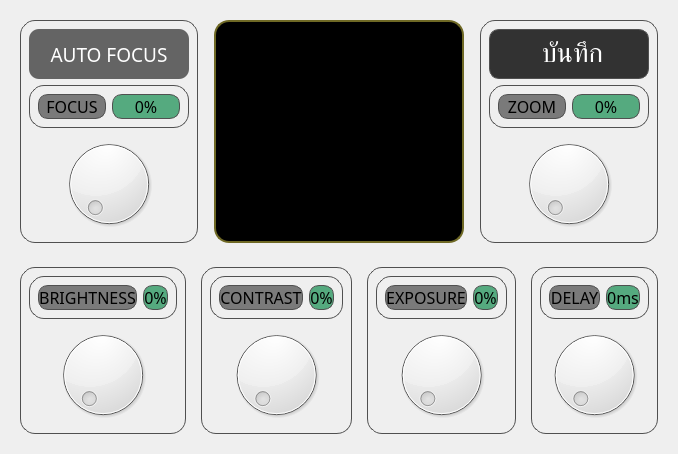
         <widget class="QWidget" name="camera_setting_page">
          <layout class="QVBoxLayout" name="verticalLayout_18">
           <item>
            <widget class="QWidget" name="widget_20" native="true">
             <layout class="QHBoxLayout" name="horizontalLayout_17">
              <item>
               <widget class="QWidget" name="cameraFocusWidget" native="true">
                <property name="styleSheet">
                 <string notr="true">border: solid;
border-width: 1px;
border-color: rgb(80, 80, 80);
border-radius: 15px;</string>
                </property>
                <layout class="QVBoxLayout" name="verticalLayout_9">
                 <item>
                  <widget class="QPushButton" name="cameraAutoFocus">
                   <property name="minimumSize">
                    <size>
                     <width>0</width>
                     <height>50</height>
                    </size>
                   </property>
                   <property name="maximumSize">
                    <size>
                     <width>16777215</width>
                     <height>50</height>
                    </size>
                   </property>
                   <property name="font">
                    <font>
                     <family>Kanit</family>
                     <pointsize>14</pointsize>
                    </font>
                   </property>
                   <property name="styleSheet">
                    <string notr="true">QPushButton {
	background-color: rgb(100, 100, 100);
	color: rgb(161, 161, 161);
	color: white;
	text-align: center;
	height: 30px;
	border: none;
	border-radius: 10px;
	padding: 15px;
}

QPushButton:checked {
	background-color: rgb(50, 50, 50);
}</string>
                   </property>
                   <property name="text">
                    <string>AUTO FOCUS</string>
                   </property>
                   <property name="checkable">
                    <bool>true</bool>
                   </property>
                   <property name="checked">
                    <bool>false</bool>
                   </property>
                  </widget>
                 </item>
                 <item>
                  <widget class="QWidget" name="cameraFocusWidget2" native="true">
                   <property name="maximumSize">
                    <size>
                     <width>16777215</width>
                     <height>50</height>
                    </size>
                   </property>
                   <layout class="QHBoxLayout" name="horizontalLayout_8">
                    <item>
                     <widget class="QLabel" name="cameraFocusLabel">
                      <property name="font">
                       <font>
                        <family>Kanit</family>
                        <pointsize>12</pointsize>
                        <bold>false</bold>
                       </font>
                      </property>
                      <property name="styleSheet">
                       <string notr="true">background-color: rgb(122, 122, 122);
border-radius: 10px;</string>
                      </property>
                      <property name="text">
                       <string>FOCUS</string>
                      </property>
                      <property name="alignment">
                       <set>Qt::AlignmentFlag::AlignCenter</set>
                      </property>
                     </widget>
                    </item>
                    <item>
                     <widget class="QLabel" name="cameraFocusValue">
                      <property name="font">
                       <font>
                        <family>Kanit</family>
                        <pointsize>12</pointsize>
                        <bold>false</bold>
                       </font>
                      </property>
                      <property name="styleSheet">
                       <string notr="true">border-radius: 10px;
background-color: rgb(85, 170, 127);</string>
                      </property>
                      <property name="text">
                       <string>0%</string>
                      </property>
                      <property name="alignment">
                       <set>Qt::AlignmentFlag::AlignCenter</set>
                      </property>
                     </widget>
                    </item>
                   </layout>
                  </widget>
                 </item>
                 <item>
                  <widget class="QDial" name="cameraFocus">
                   <property name="maximum">
                    <number>255</number>
                   </property>
                  </widget>
                 </item>
                </layout>
               </widget>
              </item>
              <item>
               <widget class="QWidget" name="camera_monitor_widget" native="true">
                <layout class="QVBoxLayout" name="verticalLayout_19">
                 <property name="spacing">
                  <number>0</number>
                 </property>
                 <property name="leftMargin">
                  <number>10</number>
                 </property>
                 <property name="topMargin">
                  <number>0</number>
                 </property>
                 <property name="rightMargin">
                  <number>10</number>
                 </property>
                 <property name="bottomMargin">
                  <number>0</number>
                 </property>
                 <item>
                  <widget class="QLabel" name="camera_setting_monitor">
                   <property name="minimumSize">
                    <size>
                     <width>250</width>
                     <height>0</height>
                    </size>
                   </property>
                   <property name="maximumSize">
                    <size>
                     <width>450</width>
                     <height>350</height>
                    </size>
                   </property>
                   <property name="styleSheet">
                    <string notr="true">QLabel {
	border: solid;
	border-width: 2px;
	border-color: rgb(111, 105, 37);
	border-radius: 15px;
	padding: 10px;
	background-color: rgb(0, 0, 0);
}
</string>
                   </property>
                   <property name="text">
                    <string/>
                   </property>
                   <property name="pixmap">
                    <pixmap resource="resource.qrc">:/assets/icon/picture_default.png</pixmap>
                   </property>
                   <property name="scaledContents">
                    <bool>true</bool>
                   </property>
                  </widget>
                 </item>
                </layout>
               </widget>
              </item>
              <item>
               <widget class="QWidget" name="cameraZoomWidget" native="true">
                <property name="styleSheet">
                 <string notr="true">border: solid;
border-width: 1px;
border-color: rgb(80, 80, 80);
border-radius: 15px;</string>
                </property>
                <layout class="QVBoxLayout" name="verticalLayout_17">
                 <item>
                  <widget class="QPushButton" name="save_camera_setting">
                   <property name="minimumSize">
                    <size>
                     <width>0</width>
                     <height>50</height>
                    </size>
                   </property>
                   <property name="maximumSize">
                    <size>
                     <width>16777215</width>
                     <height>50</height>
                    </size>
                   </property>
                   <property name="font">
                    <font>
                     <family>Kanit</family>
                     <pointsize>20</pointsize>
                     <italic>false</italic>
                     <fontweight>Medium</fontweight>
                    </font>
                   </property>
                   <property name="styleSheet">
                    <string notr="true">QPushButton {
	background-color: rgb(50, 50, 50);
	color: rgb(255, 255, 255);
	border-radius: 10px;
}

QPushButton:pressed {
	background-color: rgb(100, 100, 100);
}
</string>
                   </property>
                   <property name="text">
                    <string> บันทึก</string>
                   </property>
                   <property name="icon">
                    <iconset resource="resource.qrc">
                     <normaloff>:/assets/icon/save.png</normaloff>:/assets/icon/save.png</iconset>
                   </property>
                   <property name="iconSize">
                    <size>
                     <width>30</width>
                     <height>30</height>
                    </size>
                   </property>
                  </widget>
                 </item>
                 <item>
                  <widget class="QWidget" name="cameraZoomWidget2" native="true">
                   <property name="maximumSize">
                    <size>
                     <width>16777215</width>
                     <height>50</height>
                    </size>
                   </property>
                   <layout class="QHBoxLayout" name="horizontalLayout_13">
                    <item>
                     <widget class="QLabel" name="cameraZoomLabel">
                      <property name="font">
                       <font>
                        <family>Kanit</family>
                        <pointsize>12</pointsize>
                        <bold>false</bold>
                       </font>
                      </property>
                      <property name="styleSheet">
                       <string notr="true">background-color: rgb(122, 122, 122);
border-radius: 10px;</string>
                      </property>
                      <property name="text">
                       <string>ZOOM</string>
                      </property>
                      <property name="alignment">
                       <set>Qt::AlignmentFlag::AlignCenter</set>
                      </property>
                     </widget>
                    </item>
                    <item>
                     <widget class="QLabel" name="cameraZoomValue">
                      <property name="font">
                       <font>
                        <family>Kanit</family>
                        <pointsize>12</pointsize>
                        <bold>false</bold>
                       </font>
                      </property>
                      <property name="styleSheet">
                       <string notr="true">border-radius: 10px;
background-color: rgb(85, 170, 127);</string>
                      </property>
                      <property name="text">
                       <string>0%</string>
                      </property>
                      <property name="alignment">
                       <set>Qt::AlignmentFlag::AlignCenter</set>
                      </property>
                     </widget>
                    </item>
                   </layout>
                  </widget>
                 </item>
                 <item>
                  <widget class="QDial" name="cameraZoom">
                   <property name="minimum">
                    <number>100</number>
                   </property>
                   <property name="maximum">
                    <number>500</number>
                   </property>
                  </widget>
                 </item>
                </layout>
               </widget>
              </item>
             </layout>
            </widget>
           </item>
           <item>
            <widget class="QWidget" name="widget_19" native="true">
             <layout class="QHBoxLayout" name="horizontalLayout_16">
              <property name="spacing">
               <number>15</number>
              </property>
              <item>
               <widget class="QWidget" name="cameraBrightnessWidget" native="true">
                <property name="styleSheet">
                 <string notr="true">border: solid;
border-width: 1px;
border-color: rgb(80, 80, 80);
border-radius: 15px;</string>
                </property>
                <layout class="QVBoxLayout" name="verticalLayout_10">
                 <item>
                  <widget class="QWidget" name="cameraBrightnessWidget2" native="true">
                   <property name="maximumSize">
                    <size>
                     <width>16777215</width>
                     <height>50</height>
                    </size>
                   </property>
                   <layout class="QHBoxLayout" name="horizontalLayout_9">
                    <item>
                     <widget class="QLabel" name="cameraBrightnessLabel">
                      <property name="font">
                       <font>
                        <family>Kanit</family>
                        <pointsize>12</pointsize>
                        <bold>false</bold>
                       </font>
                      </property>
                      <property name="styleSheet">
                       <string notr="true">background-color: rgb(122, 122, 122);
border-radius: 10px;</string>
                      </property>
                      <property name="text">
                       <string>BRIGHTNESS</string>
                      </property>
                      <property name="alignment">
                       <set>Qt::AlignmentFlag::AlignCenter</set>
                      </property>
                     </widget>
                    </item>
                    <item>
                     <widget class="QLabel" name="cameraBrightnessValue">
                      <property name="font">
                       <font>
                        <family>Kanit</family>
                        <pointsize>12</pointsize>
                        <bold>false</bold>
                       </font>
                      </property>
                      <property name="styleSheet">
                       <string notr="true">border-radius: 10px;
background-color: rgb(85, 170, 127);</string>
                      </property>
                      <property name="text">
                       <string>0%</string>
                      </property>
                      <property name="alignment">
                       <set>Qt::AlignmentFlag::AlignCenter</set>
                      </property>
                     </widget>
                    </item>
                   </layout>
                  </widget>
                 </item>
                 <item>
                  <widget class="QDial" name="cameraBrightness">
                   <property name="maximum">
                    <number>255</number>
                   </property>
                  </widget>
                 </item>
                </layout>
               </widget>
              </item>
              <item>
               <widget class="QWidget" name="cameraContrastWidget" native="true">
                <property name="styleSheet">
                 <string notr="true">border: solid;
border-width: 1px;
border-color: rgb(80, 80, 80);
border-radius: 15px;</string>
                </property>
                <layout class="QVBoxLayout" name="verticalLayout_12">
                 <item>
                  <widget class="QWidget" name="cameraContrastWidget2" native="true">
                   <property name="maximumSize">
                    <size>
                     <width>16777215</width>
                     <height>50</height>
                    </size>
                   </property>
                   <layout class="QHBoxLayout" name="horizontalLayout_10">
                    <item>
                     <widget class="QLabel" name="cameraContrastLabel">
                      <property name="font">
                       <font>
                        <family>Kanit</family>
                        <pointsize>12</pointsize>
                        <bold>false</bold>
                       </font>
                      </property>
                      <property name="styleSheet">
                       <string notr="true">background-color: rgb(122, 122, 122);
border-radius: 10px;</string>
                      </property>
                      <property name="text">
                       <string>CONTRAST</string>
                      </property>
                      <property name="alignment">
                       <set>Qt::AlignmentFlag::AlignCenter</set>
                      </property>
                     </widget>
                    </item>
                    <item>
                     <widget class="QLabel" name="cameraContrastValue">
                      <property name="font">
                       <font>
                        <family>Kanit</family>
                        <pointsize>12</pointsize>
                        <bold>false</bold>
                       </font>
                      </property>
                      <property name="styleSheet">
                       <string notr="true">border-radius: 10px;
background-color: rgb(85, 170, 127);</string>
                      </property>
                      <property name="text">
                       <string>0%</string>
                      </property>
                      <property name="alignment">
                       <set>Qt::AlignmentFlag::AlignCenter</set>
                      </property>
                     </widget>
                    </item>
                   </layout>
                  </widget>
                 </item>
                 <item>
                  <widget class="QDial" name="cameraContrast">
                   <property name="maximum">
                    <number>255</number>
                   </property>
                  </widget>
                 </item>
                </layout>
               </widget>
              </item>
              <item>
               <widget class="QWidget" name="cameraExposureWidget" native="true">
                <property name="styleSheet">
                 <string notr="true">border: solid;
border-width: 1px;
border-color: rgb(80, 80, 80);
border-radius: 15px;</string>
                </property>
                <layout class="QVBoxLayout" name="verticalLayout_15">
                 <item>
                  <widget class="QWidget" name="cameraExposureWidget2" native="true">
                   <property name="maximumSize">
                    <size>
                     <width>16777215</width>
                     <height>50</height>
                    </size>
                   </property>
                   <layout class="QHBoxLayout" name="horizontalLayout_11">
                    <item>
                     <widget class="QLabel" name="cameraExposureLabel">
                      <property name="font">
                       <font>
                        <family>Kanit</family>
                        <pointsize>12</pointsize>
                        <bold>false</bold>
                       </font>
                      </property>
                      <property name="styleSheet">
                       <string notr="true">background-color: rgb(122, 122, 122);
border-radius: 10px;</string>
                      </property>
                      <property name="text">
                       <string>EXPOSURE</string>
                      </property>
                      <property name="alignment">
                       <set>Qt::AlignmentFlag::AlignCenter</set>
                      </property>
                     </widget>
                    </item>
                    <item>
                     <widget class="QLabel" name="cameraExposureValue">
                      <property name="font">
                       <font>
                        <family>Kanit</family>
                        <pointsize>12</pointsize>
                        <bold>false</bold>
                       </font>
                      </property>
                      <property name="styleSheet">
                       <string notr="true">border-radius: 10px;
background-color: rgb(85, 170, 127);</string>
                      </property>
                      <property name="text">
                       <string>0%</string>
                      </property>
                      <property name="alignment">
                       <set>Qt::AlignmentFlag::AlignCenter</set>
                      </property>
                     </widget>
                    </item>
                   </layout>
                  </widget>
                 </item>
                 <item>
                  <widget class="QDial" name="cameraExposure">
                   <property name="maximum">
                    <number>255</number>
                   </property>
                  </widget>
                 </item>
                </layout>
               </widget>
              </item>
              <item>
               <widget class="QWidget" name="sensorDelayWidget" native="true">
                <property name="styleSheet">
                 <string notr="true">border: solid;
border-width: 1px;
border-color: rgb(80, 80, 80);
border-radius: 15px;</string>
                </property>
                <layout class="QVBoxLayout" name="verticalLayout_16">
                 <item>
                  <widget class="QWidget" name="sensorDelayWidget2" native="true">
                   <property name="maximumSize">
                    <size>
                     <width>16777215</width>
                     <height>50</height>
                    </size>
                   </property>
                   <layout class="QHBoxLayout" name="horizontalLayout_12">
                    <item>
                     <widget class="QLabel" name="sensorDelayWidgetLabel">
                      <property name="font">
                       <font>
                        <family>Kanit</family>
                        <pointsize>12</pointsize>
                        <bold>false</bold>
                       </font>
                      </property>
                      <property name="styleSheet">
                       <string notr="true">background-color: rgb(122, 122, 122);
border-radius: 10px;</string>
                      </property>
                      <property name="text">
                       <string>DELAY</string>
                      </property>
                      <property name="alignment">
                       <set>Qt::AlignmentFlag::AlignCenter</set>
                      </property>
                     </widget>
                    </item>
                    <item>
                     <widget class="QLabel" name="sensorDelayValue">
                      <property name="font">
                       <font>
                        <family>Kanit</family>
                        <pointsize>12</pointsize>
                        <bold>false</bold>
                       </font>
                      </property>
                      <property name="styleSheet">
                       <string notr="true">border-radius: 10px;
background-color: rgb(85, 170, 127);</string>
                      </property>
                      <property name="text">
                       <string>0ms</string>
                      </property>
                      <property name="alignment">
                       <set>Qt::AlignmentFlag::AlignCenter</set>
                      </property>
                     </widget>
                    </item>
                   </layout>
                  </widget>
                 </item>
                 <item>
                  <widget class="QDial" name="sensorDelay">
                   <property name="maximum">
                    <number>500</number>
                   </property>
                  </widget>
                 </item>
                </layout>
               </widget>
              </item>
             </layout>
            </widget>
           </item>
          </layout>
         </widget>
